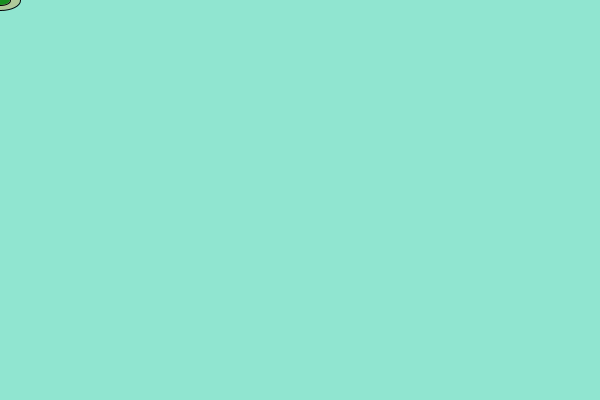
Frame 1 (no input)
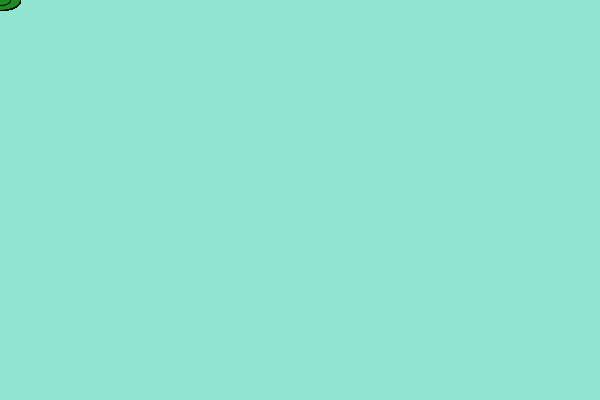
Frame 60 (the mouse pressed at the canvas centre just before this capture)
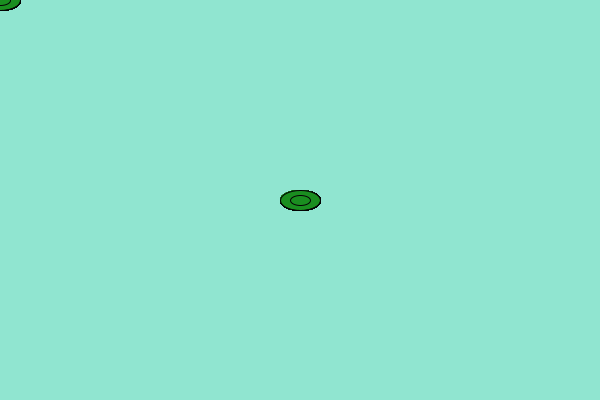
Frame 120 (the mouse held since frame 60 and released just before this capture)

The Processing sketch that drew these frames (run headless with seeded random() and noise(); from frame 60 on, the mouse is pressed at the canvas centre):

// Processing sketch: draw2
// ── draw2.pde
void setup() {
  size(600, 400);
  background(#90E5D0);
  stroke(3);
  fill(250, 139, 35, 80);
}

void draw() {
  ellipse(mouseX, mouseY, 40, 20);
  fill(#ED1697);
  ellipse(mouseX, mouseY, 10, 5);
  fill(#1A8E20);
  ellipse(mouseX, mouseY, 20, 10);
  
  
}

void mouseClicked() {
  // if mouse click, clear the screen
  background(#90E5D0);
}
